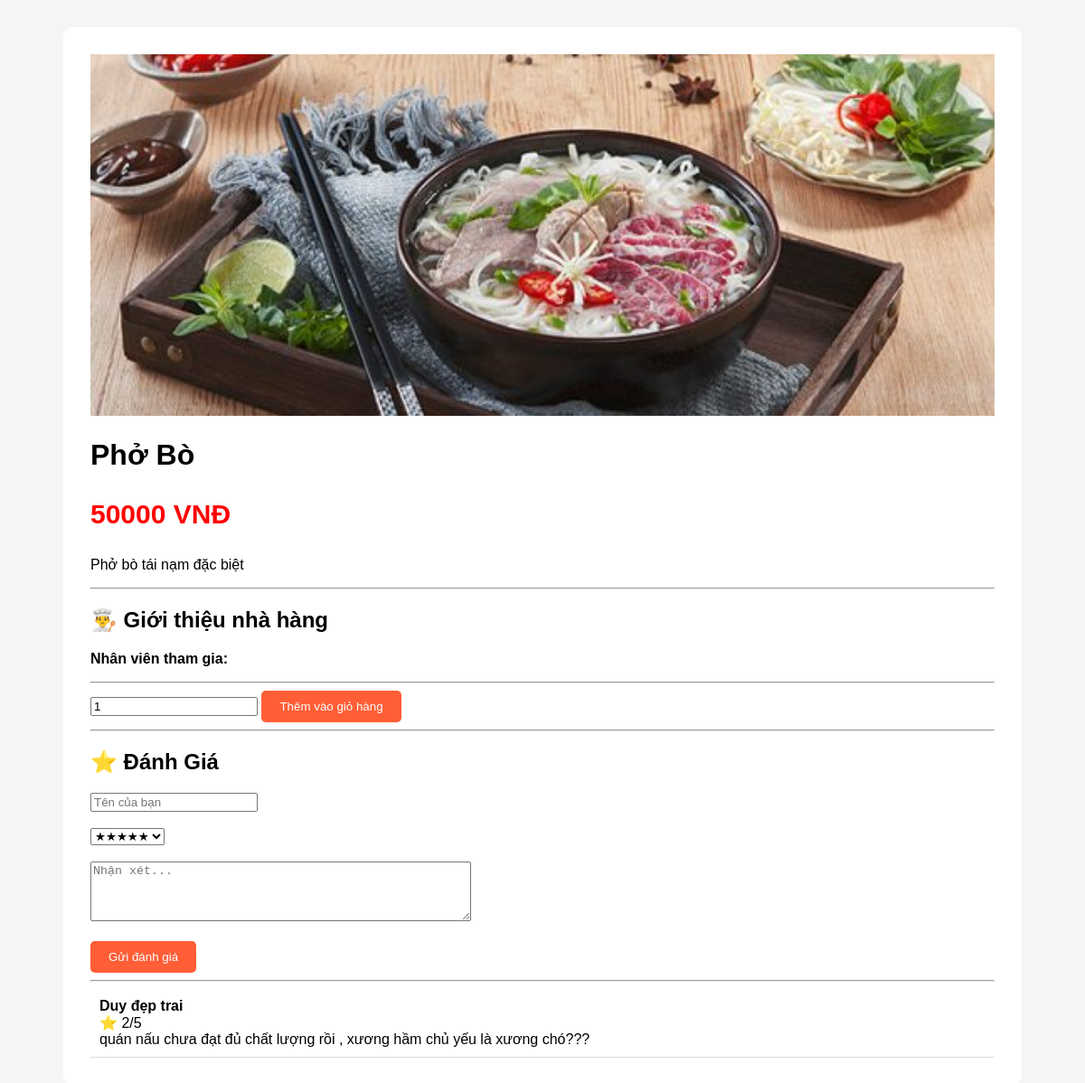
Before: /food/1 with the older database file.
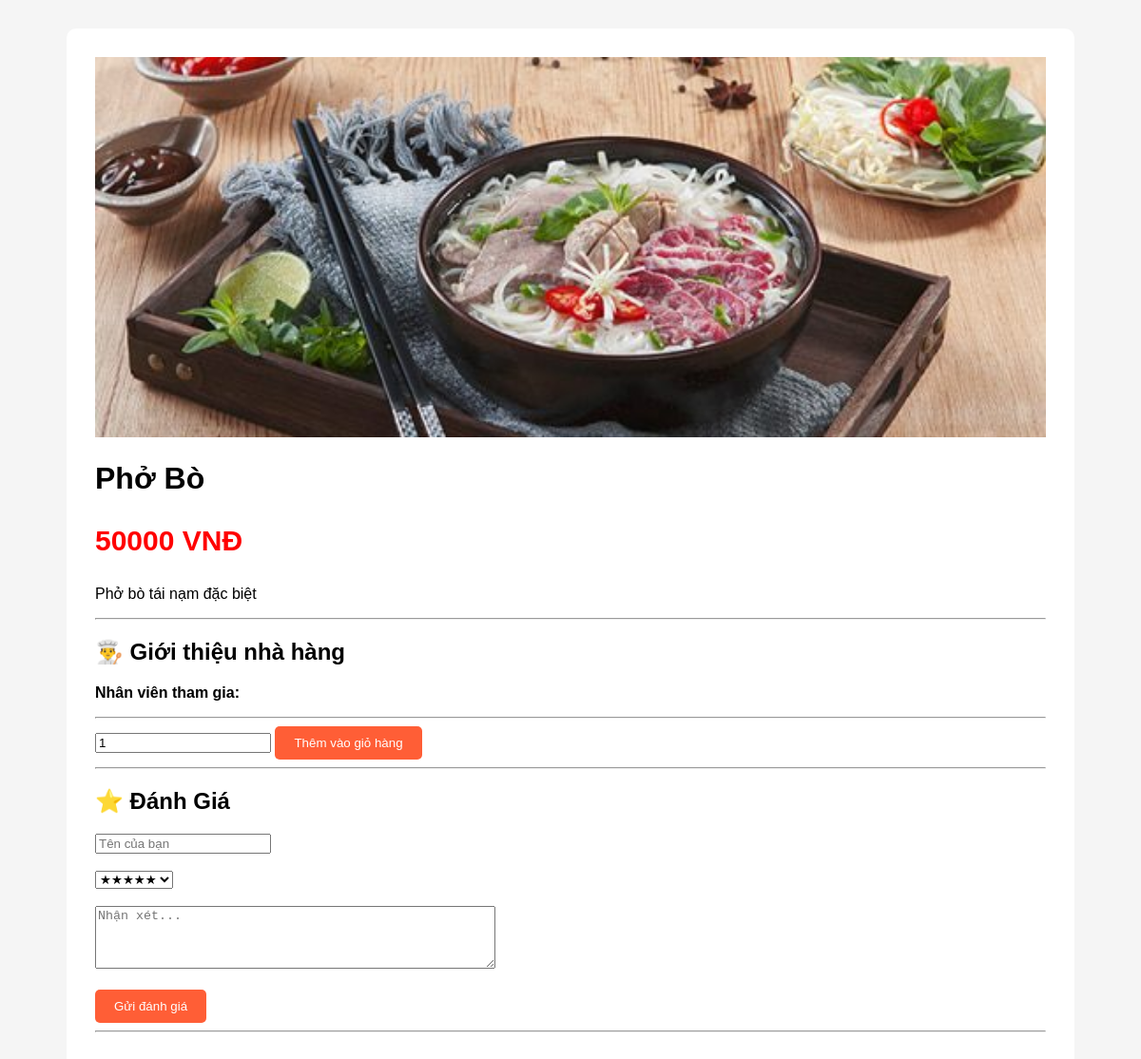
After: the same page with the newer database file.
### fixed_app.py (models this page shows)
class Food(db.Model):
    id = db.Column(db.Integer, primary_key=True)
    name = db.Column(db.String(100), nullable=False)
    description = db.Column(db.Text)
    price = db.Column(db.Integer)
    image = db.Column(db.String(255))
    chef_id = db.Column(db.Integer, db.ForeignKey('staff.id'))
    staff_ids = db.Column(db.String(255))

class Review(db.Model):
    id = db.Column(db.Integer, primary_key=True)
    food_id = db.Column(db.Integer, db.ForeignKey('food.id'))
    username = db.Column(db.String(100))
    star = db.Column(db.Integer)
    comment = db.Column(db.Text)
    reply = db.Column(db.Text, nullable=True)

### fixed_app.py (the view, shortened to what this page needs)
@app.route('/food/<int:id>')
def food_detail(id):
    food = Food.query.get_or_404(id)
    reviews = Review.query.filter_by(
        food_id=id
    ).all()
    chef = None
    if food.chef_id:
        chef = Staff.query.get(food.chef_id)
    staff_members = []
    return render_template(
        'food_detail.html',
        food=food,
        reviews=reviews,
        chef=chef,
        staff_members=staff_members
    )

### templates/food_detail.html (shortened to what this page needs)
<!doctype html>
<html>
  <head>
  </head>
  <body>
    <div class="container">
      <img
        src="{{ url_for('static',
    filename='food/' + food.image) }}"
      />
      <h1>{{ food.name }}</h1>
      <p class="price">{{ food.price }} VNĐ</p>
      <p>{{ food.description }}</p>
      <hr />
      <h2>👨‍🍳 Giới thiệu nhà hàng</h2>
      <p>
        <b>Nhân viên tham gia:</b>
      </p>
      <hr />
      <form action="/add-cart/{{ food.id }}" method="POST">
        <input type="number" name="quantity" min="1" value="1" />
        <button class="btn" type="submit">Thêm vào giỏ hàng</button>
      </form>
      <hr />
      <h2>⭐ Đánh Giá</h2>
      <form action="/review/{{ food.id }}" method="POST">
        <input type="text" name="username" placeholder="Tên của bạn" required />
        <br /><br />
        <select name="star">
          <option value="5">★★★★★</option>
        </select>
        <br /><br />
        <textarea
          name="comment"
          rows="4"
          cols="50"
          placeholder="Nhận xét..."
          required
        ></textarea>
        <br /><br />
        <button class="btn" type="submit">Gửi đánh giá</button>
      </form>
      <hr />
      {% for review in reviews %}
      <div class="review">
        <b>{{ review.username }}</b>
        <br />
        ⭐ {{ review.star }}/5
        <br />
        {{ review.comment }}
      </div>
      {% endfor %}
    </div>
  </body>
</html>

### templates/food_detail.html (style rules this page uses)
body { background: #f5f5f5; font-family: Arial; }
.container { width: 1000px; margin: auto; background: white; padding: 30px; margin-top: 30px; border-radius: 10px; }
img { width: 100%; height: 400px; object-fit: cover; }
.price { color: red; font-size: 30px; font-weight: bold; }
.btn { background: #ff5e36; color: white; padding: 10px 20px; border: none; border-radius: 5px; cursor: pointer; }

Changed rows visible on the page:
removed Review: username "Duy đẹp trai", star "2", comment "quán nấu chưa đạt đủ chất lượng rồi , xương hầm chủ yếu là xương chó???"
